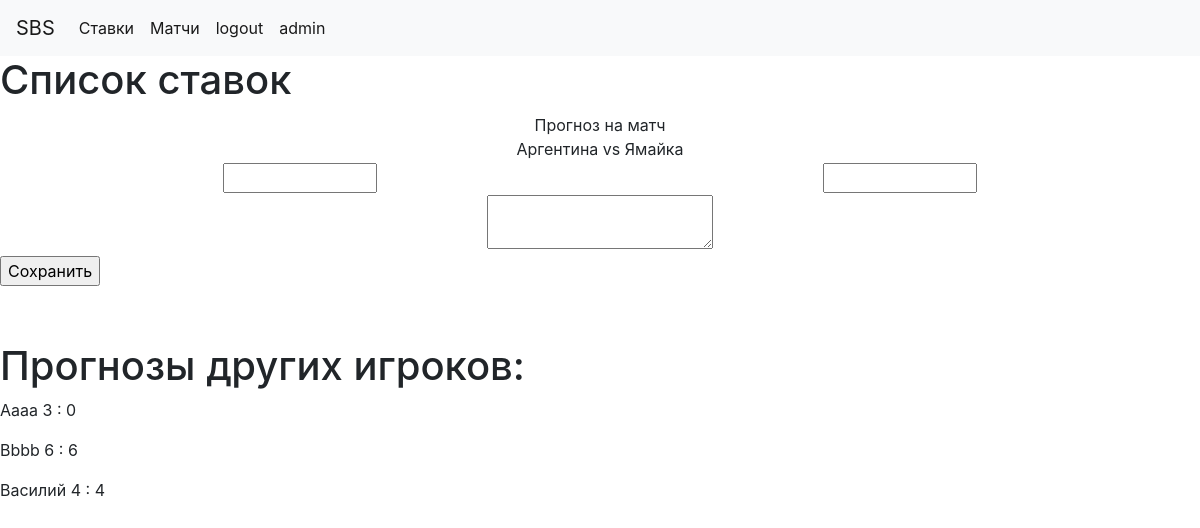
The page /editbets/3 (signed in) on the database as committed earlier.
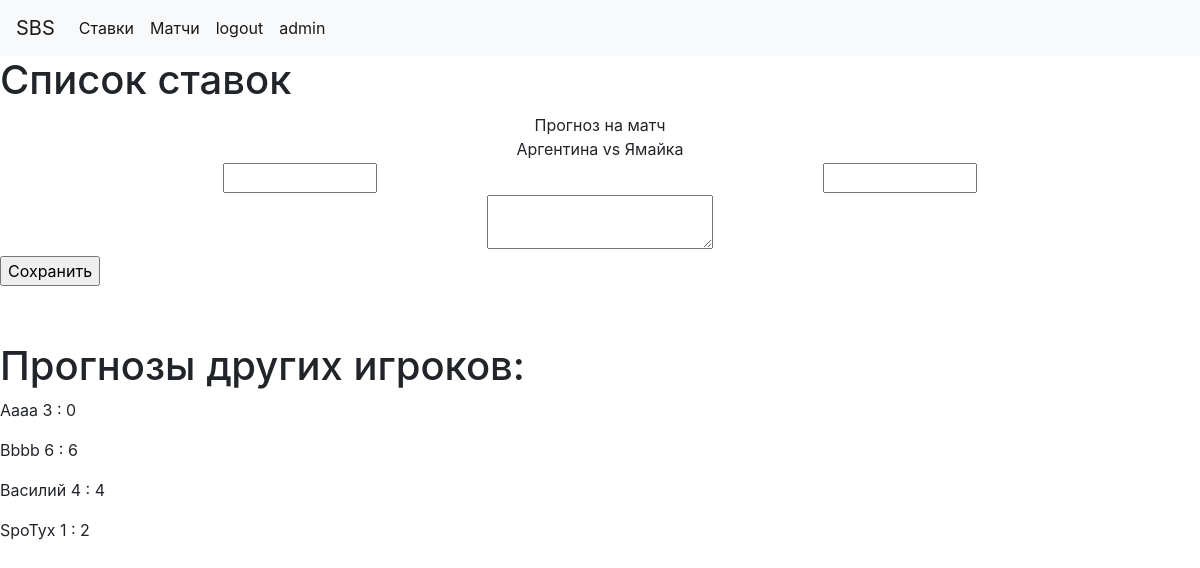
The same page on the database as committed later.
### app/models.py (models this page shows, shortened)
class User(UserMixin, db.Model):
    id = db.Column(db.Integer, primary_key=True)
    username = db.Column(db.String(64), index=True, unique=True)
    email = db.Column(db.String(120), index=True, unique=True)
    password_hash = db.Column(db.String(128))
    pred = db.relationship('Bets', backref='author', lazy='dynamic')
    avatar = db.Column(db.String(128))
    about_me = db.Column(db.String(140))
    fio = db.Column(db.String(140))

class Bets(db.Model):
    id = db.Column(db.Integer, primary_key=True)
    match_id = db.Column(db.String(140), db.ForeignKey('match.id'))
    user_id = db.Column(db.Integer, db.ForeignKey('user.id'))
    t1_pre = db.Column(db.Integer)
    t2_pre = db.Column(db.Integer)
    comment = db.Column(db.String(140))
    timestamp = db.Column(db.DateTime, index=True, default=datetime.utcnow)
    res_scor = db.Column(db.Integer)

### app/routes.py (the view, shortened to what this page needs)
@app.route('/editbets/<match_id>', methods=['GET', 'POST'])
@login_required
def editbets(match_id):
    form = BetsEditForm()
    match = Match.query.filter_by(id=match_id).first_or_404()
    users = User.query.all()
    all_bet = Bets.query.filter_by(match_id=match_id).all()
    my_bet = Bets.query.filter_by(match_id=match_id, user_id=current_user.id).first()
    udic = {}
    for i in users:
        udic[i.id] = i.fio
    return render_template('editbets.html', form=form, match=match, all_bet=all_bet, my_bet=my_bet, udic= udic)

### app/forms.py
class BetsEditForm(FlaskForm):
    t1_pre = StringField('Результат Комманды 1', validators=[DataRequired()], default='0')
    t2_pre = StringField('Результат Комманды 2', validators=[DataRequired()], default='0')
    comment = TextAreaField('Комментарий к матчу', validators=[Length(max=140)])
    submit = SubmitField('Сохранить')

### app/models.py (called while the page is built)
@login.user_loader
def load_user(id):
    return User.query.get(int(id))

### app/templates/editbets.html (shortened to what this page needs)
{% extends  'base.html' %}
{% block content_title %}
    Список ставок
{% endblock %}
{% block content%}
	<form action="" method="post" novalidate>
	<table border="0" cellpadding="1" cellspacing="1" style="width:100%">
		<tbody>
			<tr>
				<td style="text-align:center">Прогноз на матч <br>{{match.team1}} vs {{match.team2}}</td>
			</tr>
		</tbody>
	</table>
	<table border="0" cellpadding="1" cellspacing="1" style="width:100%">
		<tbody>
			<tr>
				<td style="text-align:center">{{ form.t1_pre(size=10, value=my_bet.t1_pre) }}</td>
				<td style="text-align:center">{{ form.t2_pre(size=10, value=my_bet.t2_pre) }}</td>
			</tr>
		</tbody>
	</table>
	<table border="0" cellpadding="1" cellspacing="1" style="width:100%">
		<tbody>
			<tr>
				<td style="text-align:center"> {{ form.comment(value=my_bet.comment) }}   </td>
			</tr>
		</tbody>
	</table>
	<p>{{ form.submit() }}</p>
	<p>&nbsp;</p>
	</form>
<h1> Прогнозы других игроков:</h1>
{% for albet in all_bet %}
<p>{{udic[albet.user_id]}} {{albet.t1_pre}} : {{albet.t2_pre}} {{albet.comment}}</p>
{% endfor %}
{% endblock %}

Rows that differ between the two databases and show on the page:
added Bets: t1_pre "1", t2_pre "2"
added User: fio "SpoTyx"
